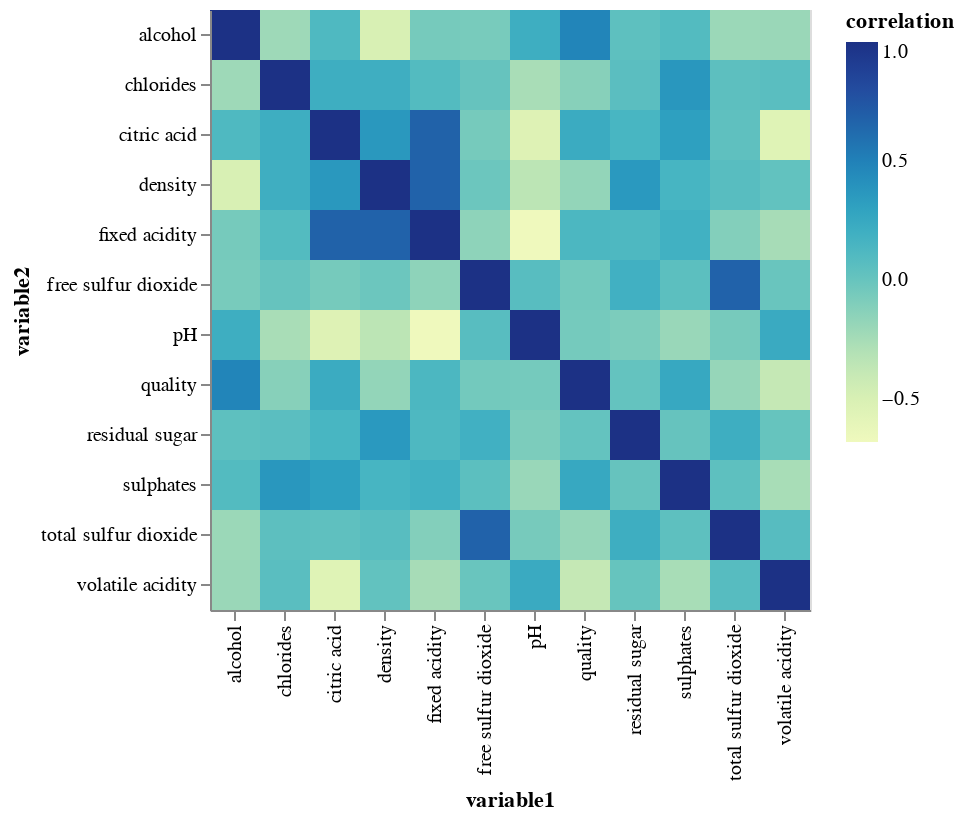

Here is the notebook cell this chart was saved with:
### Code cell
alt.Chart(cor_data).mark_rect().encode(
    alt.X('variable1:O'),
    alt.Y('variable2:O'),
    alt.Color('correlation'),
    alt.Tooltip(['correlation_label']),
).interactive().properties(width=300, height=300)

### Figure 1 — Vega-Lite specification as saved in the notebook (floating-point values rounded to 4 significant figures; data arrays with more than 128 entries replaced by an {"elided": "..."} marker saying what was removed)
{"config": {"view": {"continuousWidth": 400, "continuousHeight": 300}}, "data": {"name": "data-d3addffb2d18f098aedf9ab64d7b77c0"}, "mark": "rect", "encoding": {"color": {"type": "quantitative", "field": "correlation"}, "tooltip": [{"type": "nominal", "field": "correlation_label"}], "x": {"type": "ordinal", "field": "variable1"}, "y": {"type": "ordinal", "field": "variable2"}}, "height": 300, "selection": {"selector001": {"type": "interval", "bind": "scales", "encodings": ["x", "y"]}}, "width": 300, "$schema": "https://vega.github.io/schema/vega-lite/v4.8.1.json", "datasets": {"data-d3addffb2d18f098aedf9ab64d7b77c0": {"elided": "144 records"}}}
